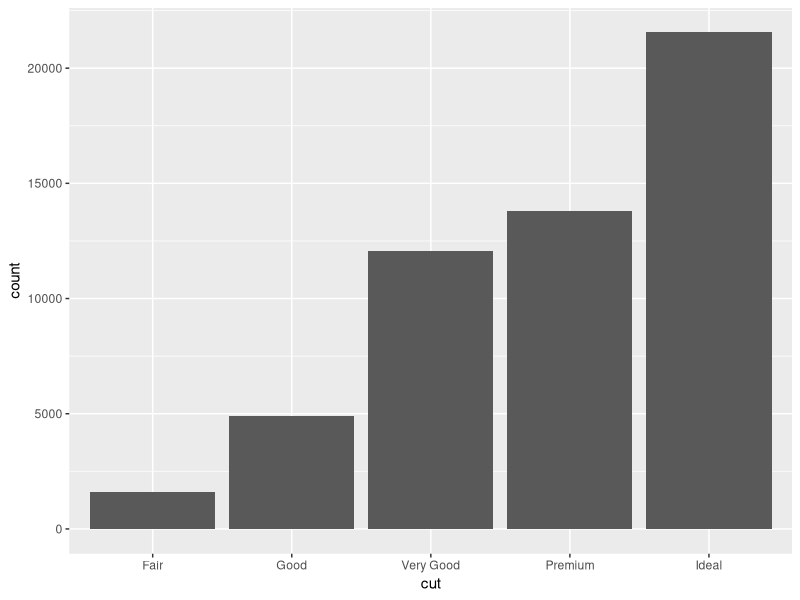
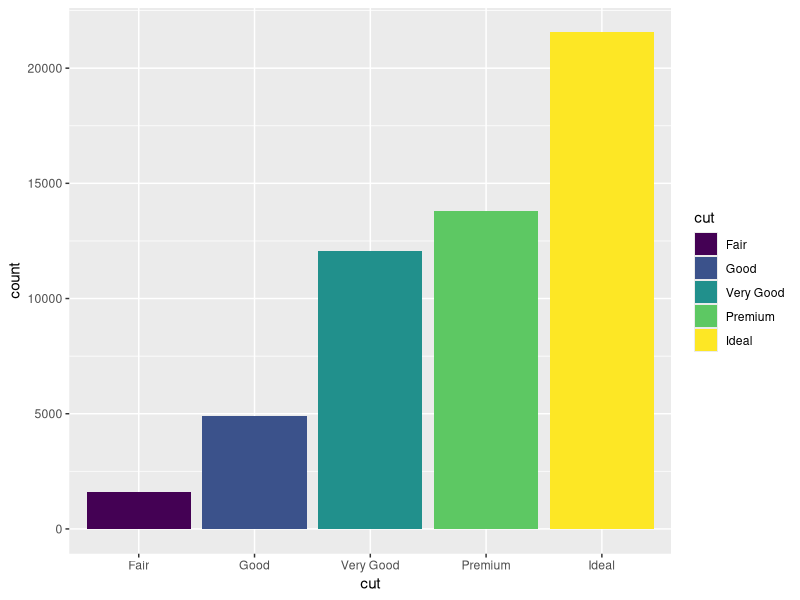
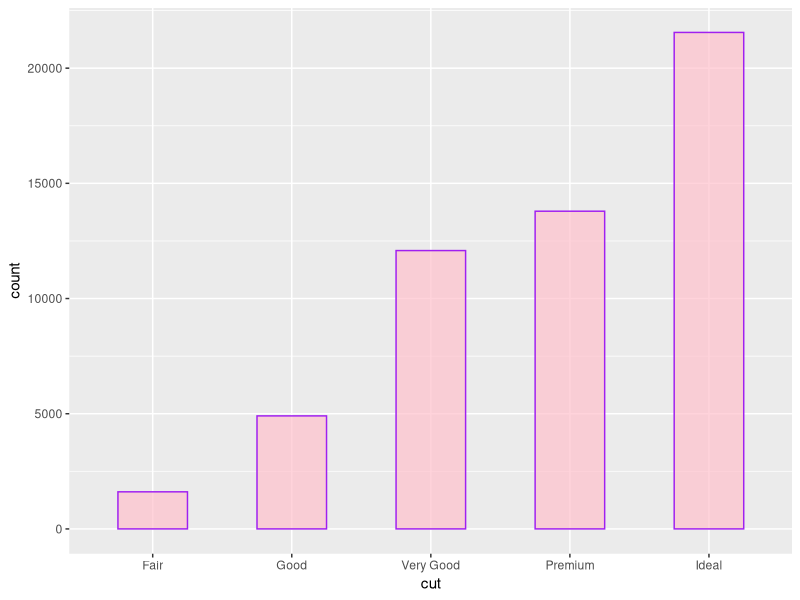
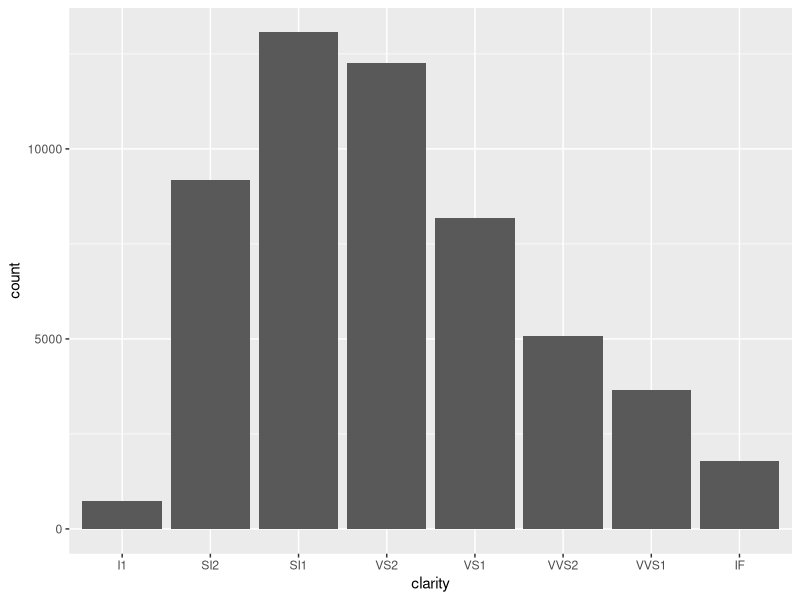
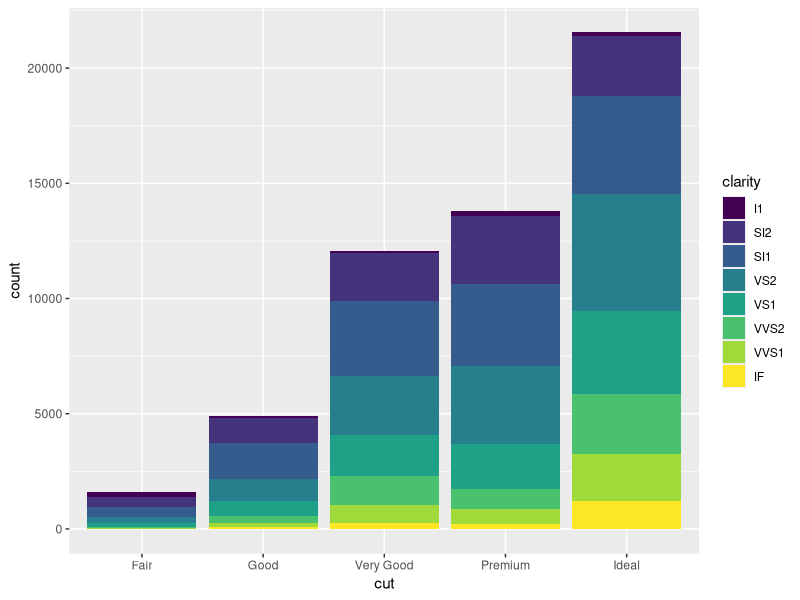
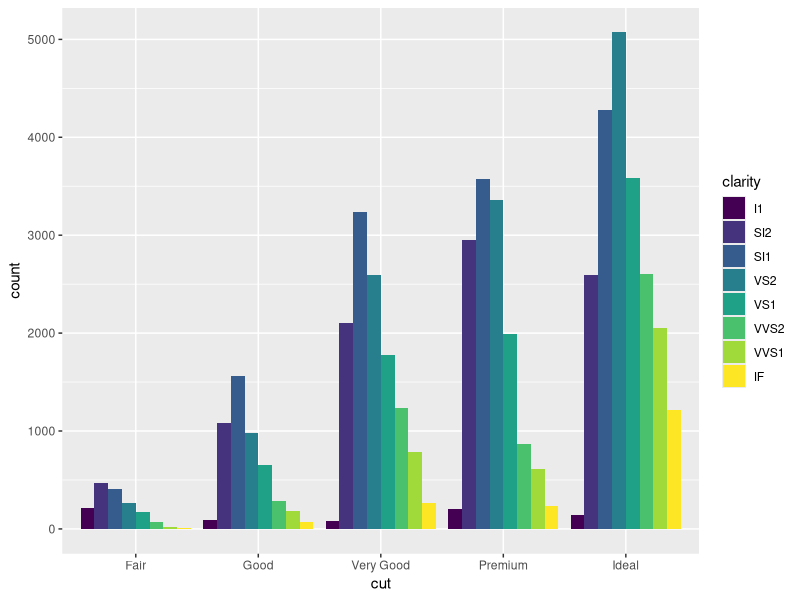
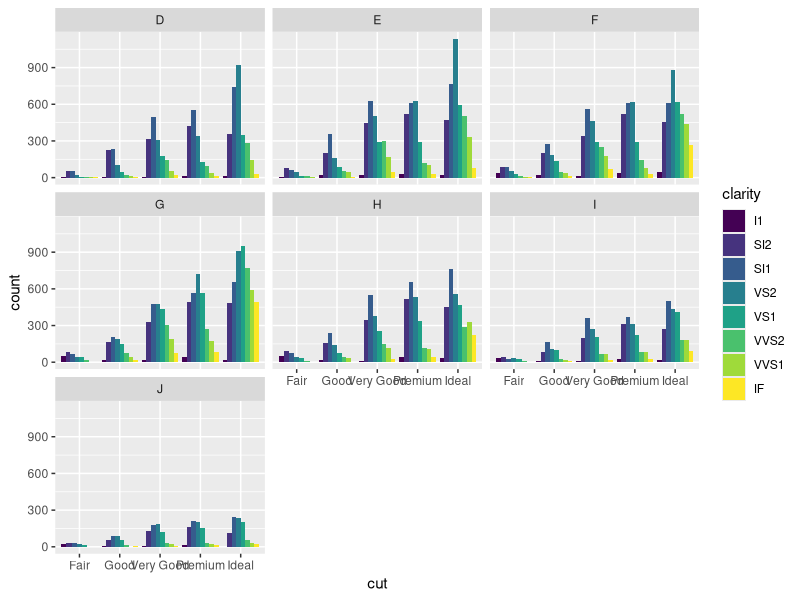
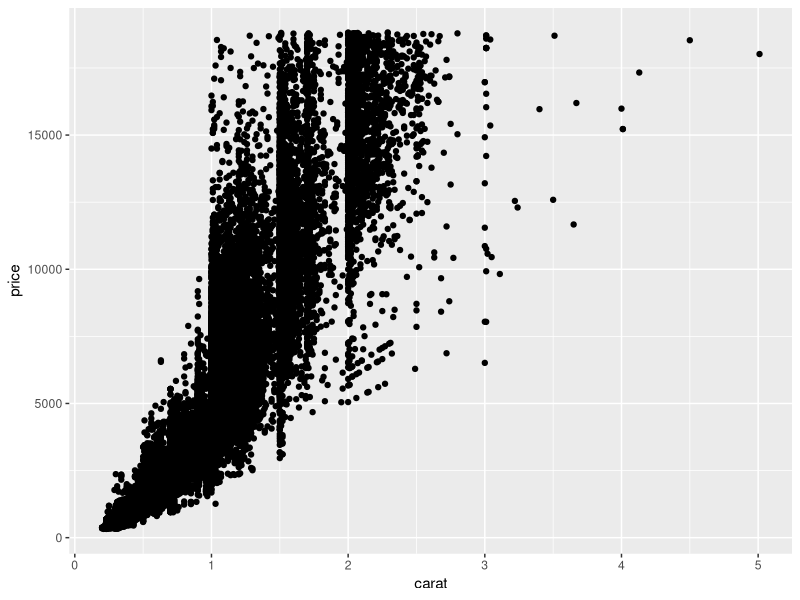

These charts were generated, in order, by the following R code: (Note: this script raises an error after producing the figures.)
#Data visualization

library(ggplot2)
View=(diamonds)

ggplot(diamonds,aes(cut))+geom_bar()
ggplot(diamonds,aes(cut,fill=cut))+geom_bar()
ggplot(diamonds,aes(cut))+geom_bar(color="purple",fill="pink",width=0.5,alpha=0.7)

#compare frequencies of diamond as per their clarity and find highest
#frequency diamonds from which clarity?

ggplot(diamonds,aes(clarity))+geom_bar()


#stack bar plot 
ggplot(diamonds,aes(cut,fill=clarity))+geom_bar()
ggplot(diamonds,aes(cut,fill=clarity))+geom_bar(position="dodge")
ggplot(diamonds,aes(cut,fill=clarity))+geom_bar(position="dodge")+facet_wrap(~color)


#scatter plot(To find the relation between numerical variables)
ggplot(diamonds,aes(carat,price))+geom_point()


View(mtcars)
ggplot(mtcars,aes(wt,mpg))+geom_point()
ggplot(mtcars,aes(wt,mpg))+geom_point(size=3,shape="triangle",color="Red")

ggplot(mtcars,aes(wt,mpg,color = factor(am)))+geom_point()
ggplot(mtcars,aes(wt,mpg,color = factor(am), shape = factor(cyl)))+geom_point()





